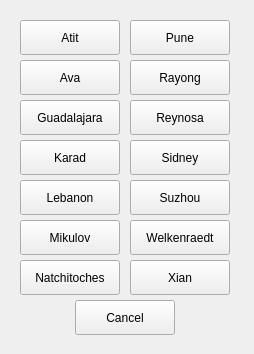
<?xml version="1.0" encoding="UTF-8"?>
<ui version="4.0">
 <class>TeamCenter_Choice</class>
 <widget class="QWidget" name="TeamCenter_Choice">
  <property name="geometry">
   <rect>
    <x>0</x>
    <y>0</y>
    <width>254</width>
    <height>354</height>
   </rect>
  </property>
  <property name="windowTitle">
   <string>Choose City</string>
  </property>
  <widget class="QPushButton" name="Atit">
   <property name="geometry">
    <rect>
     <x>20</x>
     <y>20</y>
     <width>100</width>
     <height>35</height>
    </rect>
   </property>
   <property name="text">
    <string>Atit</string>
   </property>
  </widget>
  <widget class="QPushButton" name="Ava">
   <property name="geometry">
    <rect>
     <x>20</x>
     <y>60</y>
     <width>100</width>
     <height>35</height>
    </rect>
   </property>
   <property name="text">
    <string>Ava</string>
   </property>
  </widget>
  <widget class="QPushButton" name="Guadalajara">
   <property name="geometry">
    <rect>
     <x>20</x>
     <y>100</y>
     <width>100</width>
     <height>35</height>
    </rect>
   </property>
   <property name="text">
    <string>Guadalajara</string>
   </property>
  </widget>
  <widget class="QPushButton" name="Karad">
   <property name="geometry">
    <rect>
     <x>20</x>
     <y>140</y>
     <width>100</width>
     <height>35</height>
    </rect>
   </property>
   <property name="text">
    <string>Karad</string>
   </property>
  </widget>
  <widget class="QPushButton" name="Lebanon">
   <property name="geometry">
    <rect>
     <x>20</x>
     <y>180</y>
     <width>100</width>
     <height>35</height>
    </rect>
   </property>
   <property name="text">
    <string>Lebanon</string>
   </property>
  </widget>
  <widget class="QPushButton" name="Mikulov">
   <property name="geometry">
    <rect>
     <x>20</x>
     <y>220</y>
     <width>100</width>
     <height>35</height>
    </rect>
   </property>
   <property name="text">
    <string>Mikulov</string>
   </property>
  </widget>
  <widget class="QPushButton" name="Natchitoches">
   <property name="geometry">
    <rect>
     <x>20</x>
     <y>260</y>
     <width>100</width>
     <height>35</height>
    </rect>
   </property>
   <property name="text">
    <string>Natchitoches</string>
   </property>
  </widget>
  <widget class="QPushButton" name="Pune">
   <property name="geometry">
    <rect>
     <x>130</x>
     <y>20</y>
     <width>100</width>
     <height>35</height>
    </rect>
   </property>
   <property name="text">
    <string>Pune</string>
   </property>
  </widget>
  <widget class="QPushButton" name="Rayong">
   <property name="geometry">
    <rect>
     <x>130</x>
     <y>60</y>
     <width>100</width>
     <height>35</height>
    </rect>
   </property>
   <property name="text">
    <string>Rayong</string>
   </property>
  </widget>
  <widget class="QPushButton" name="Reynosa">
   <property name="geometry">
    <rect>
     <x>130</x>
     <y>100</y>
     <width>100</width>
     <height>35</height>
    </rect>
   </property>
   <property name="text">
    <string>Reynosa</string>
   </property>
  </widget>
  <widget class="QPushButton" name="Sidney">
   <property name="geometry">
    <rect>
     <x>130</x>
     <y>140</y>
     <width>100</width>
     <height>35</height>
    </rect>
   </property>
   <property name="text">
    <string>Sidney</string>
   </property>
  </widget>
  <widget class="QPushButton" name="Suzhou">
   <property name="geometry">
    <rect>
     <x>130</x>
     <y>180</y>
     <width>100</width>
     <height>35</height>
    </rect>
   </property>
   <property name="text">
    <string>Suzhou</string>
   </property>
  </widget>
  <widget class="QPushButton" name="Welkenraedt">
   <property name="geometry">
    <rect>
     <x>130</x>
     <y>220</y>
     <width>100</width>
     <height>35</height>
    </rect>
   </property>
   <property name="text">
    <string>Welkenraedt</string>
   </property>
  </widget>
  <widget class="QPushButton" name="Xian">
   <property name="geometry">
    <rect>
     <x>130</x>
     <y>260</y>
     <width>100</width>
     <height>35</height>
    </rect>
   </property>
   <property name="text">
    <string>Xian</string>
   </property>
  </widget>
  <widget class="QPushButton" name="Cancel">
   <property name="geometry">
    <rect>
     <x>75</x>
     <y>300</y>
     <width>100</width>
     <height>35</height>
    </rect>
   </property>
   <property name="text">
    <string>Cancel</string>
   </property>
  </widget>
 </widget>
 <resources/>
 <connections/>
</ui>
